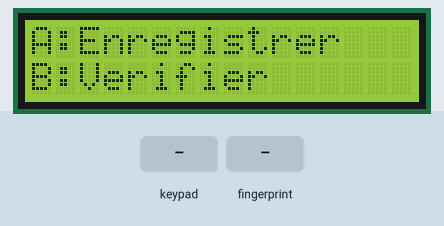
The sketch below on a simulated ESP32. Shown: 16×2 character LCD. The inputs (shaded band) are chosen by the test bench. What the sketch prints to the serial monitor is not drawn.

Above: at 3.2 s.
3.3 s: key 'B' pressed
At 4.3 s:
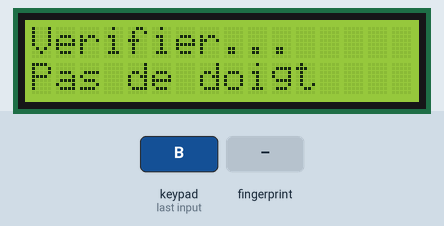
6.3 s: key 'A' pressed
At 8.1 s:
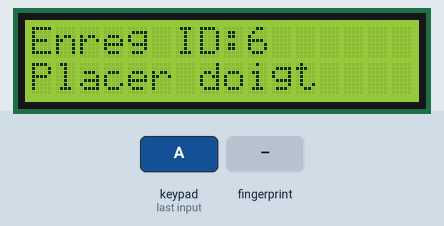
8.8 s: finger stored as number 1 placed on the sensor
At 10.6 s:
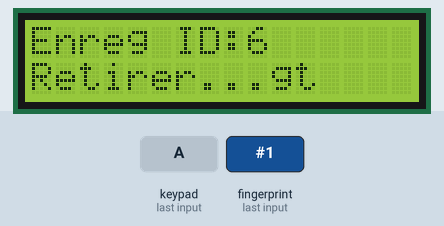
11.8 s: finger stored as number 1 placed on the sensor
At 12.6 s:
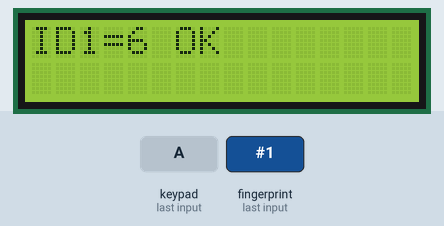
Timing chart, 0 to 14.8 s (numbered marks = the images above; inputs shaded):
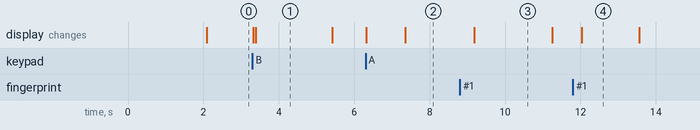

Measured:
- after the input at 3.3 s, the display: first changes at once (image 1 shows a later state)
- after the input at 6.3 s, the display: first changes at once (image 2 shows a later state)
- after the input at 8.8 s, the display: changes after 0.38 s (image 3)
- after the input at 11.8 s, the display: changes after 0.24 s (image 4)
- what the display in image 1 shows lasts 2.0 s, from 3.4 s to 5.4 s
- what the display in image 3 shows lasts 2.0 s, from 9.2 s to 11.2 s
- what the display in image 4 shows lasts 1.6 s, from 12.0 s to 13.6 s

The sketch:

StoreAndFingerVerification.ino
```cpp
#include <Wire.h>
#include <LiquidCrystal_I2C.h>
#include <Adafruit_Fingerprint.h>
#include <Keypad_I2C.h>

// Broches du capteur (Serial2)
#define FINGERPRINT_RX 17
#define FINGERPRINT_TX 16

// Adresses I2C
#define LCD_ADDR    0x25
#define KEYPAD_ADDR 0x20

// Capacité max du capteur
#define MAX_TEMPLATES 300

// Objet écran LCD 16×2
LiquidCrystal_I2C lcd(LCD_ADDR, 16, 2);
// Serial2 pour le lecteur
HardwareSerial fingerSerial(2);
Adafruit_Fingerprint finger(&fingerSerial);

const byte ROWS = 4;
const byte COLS = 4;
char keys[ROWS][COLS] = {
  {'1','2','3','A'},
  {'4','5','6','B'},
  {'7','8','9','C'},
  {'*','0','#','D'}
};

byte rowPins[ROWS] = {7, 6, 5, 4};
byte colPins[COLS] = {3, 2, 1, 0};
Keypad_I2C keypad(makeKeymap(keys), rowPins, colPins, ROWS, COLS, KEYPAD_ADDR);

void setup() {
  Serial.begin(115200); // Ajout pour debug
  Wire.begin();
  lcd.init();
  lcd.backlight();

  // Initialisation du capteur d'empreintes
  fingerSerial.begin(57600, SERIAL_8N1, FINGERPRINT_RX, FINGERPRINT_TX);
  delay(1000); // Délai pour stabilisation
  finger.begin(57600);

  if (!finger.verifyPassword()) {
    lcd.setCursor(0,0);
    lcd.print("Erreur capteur");
    Serial.println("Erreur: Impossible de communiquer avec le capteur");
    while (true);
  }

  // Affiche le menu principal
  lcd.clear();
  lcd.print("A:Enregistrer");
  lcd.setCursor(0,1);
  lcd.print("B:Verifier");

  keypad.begin();
  Serial.println("Système prêt");
}

void loop() {
  char key = keypad.getKey();
  if (key) {
    lcd.clear();
    if (key == 'A') {
      enregistrerEmpreintes();
    }
    else if (key == 'B') {
      verifierEmpreinte();
    }
    delay(2000);
    // Retour au menu
    lcd.clear();
    lcd.print("A:Enregistrer");
    lcd.setCursor(0,1);
    lcd.print("B:Verifier");
  }
}

// Renvoie le premier ID libre (1..MAX_TEMPLATES), ou 0 si plein
uint8_t getFreeID() {
  int p;
  for (uint8_t id = 1; id <= MAX_TEMPLATES; id++) {
    p = finger.loadModel(id);
    if (p == FINGERPRINT_OK) {
      continue; // emplacement occupé
    } else if (p == FINGERPRINT_PACKETRECIEVEERR) {
      Serial.print("Erreur communication pour ID ");
      Serial.println(id);
      continue; // Considérer comme occupé en cas d'erreur
    } else {
      Serial.print("ID libre trouvé: ");
      Serial.println(id);
      return id; // libre
    }
  }
  return 0; // mémoire pleine
}

// Enregistre deux doigts pour un même utilisateur
void enregistrerEmpreintes() {
  lcd.print("Nouvel utilisateur");
  delay(1000);

  // Premier doigt
  uint8_t id1 = getFreeID();
  if (id1 == 0) {
    lcd.clear();
    lcd.print("Memo pleine");
    Serial.println("Mémoire pleine");
    return;
  }

  Serial.print("Tentative enregistrement ID1: ");
  Serial.println(id1);

  if (!enrollFingerprint(id1)) {
    lcd.clear();
    lcd.print("Echec ID");
    lcd.print(id1);
    Serial.print("Échec enregistrement ID1: ");
    Serial.println(id1);
    return;
  }
  lcd.clear();
  lcd.print("ID1="); lcd.print(id1); lcd.print(" OK");
  Serial.print("ID1 enregistré avec succès: ");
  Serial.println(id1);
  delay(1500);

  // Deuxième doigt
  uint8_t id2 = getFreeID();
  if (id2 == 0) {
    lcd.clear();
    lcd.print("Memo pleine");
    Serial.println("Mémoire pleine pour ID2");
    return;
  }

  Serial.print("Tentative enregistrement ID2: ");
  Serial.println(id2);

  if (!enrollFingerprint(id2)) {
    lcd.clear();
    lcd.print("Echec ID");
    lcd.print(id2);
    Serial.print("Échec enregistrement ID2: ");
    Serial.println(id2);
    return;
  }
  lcd.clear();
  lcd.print("ID2="); lcd.print(id2); lcd.print(" OK");
  Serial.print("ID2 enregistré avec succès: ");
  Serial.println(id2);
  delay(1500);

  // Confirmation
  lcd.clear();
  lcd.print("Enreg OK:");
  lcd.setCursor(0,1);
  lcd.print(id1); lcd.print(","); lcd.print(id2);
}

// Procédure d'enregistrement d'une empreinte (version améliorée)
bool enrollFingerprint(uint8_t id) {
  int p = -1;
  int tentatives = 0;
  const int MAX_TENTATIVES = 50; // Environ 10 secondes d'attente

  // 1re capture
  lcd.clear();
  lcd.print("Enreg ID:");
  lcd.print(id);
  lcd.setCursor(0,1);
  lcd.print("Placer doigt");
  Serial.println("En attente du doigt...");

  while (p != FINGERPRINT_OK && tentatives < MAX_TENTATIVES) {
    p = finger.getImage();
    if (p == FINGERPRINT_OK) {
      Serial.println("Image capturée");
      break;
    } else if (p == FINGERPRINT_NOFINGER) {
      delay(200);
      tentatives++;
      continue;
    } else {
      Serial.print("Erreur getImage: ");
      Serial.println(p);
      return false;
    }
  }

  if (tentatives >= MAX_TENTATIVES) {
    Serial.println("Timeout - pas de doigt détecté");
    return false;
  }

  p = finger.image2Tz(1);
  if (p != FINGERPRINT_OK) {
    Serial.print("Erreur image2Tz(1): ");
    Serial.println(p);
    return false;
  }
  Serial.println("Template 1 créé");

  // Retirer puis reposer le doigt
  lcd.setCursor(0,1);
  lcd.print("Retirer...");
  Serial.println("Retirer le doigt");
  delay(2000);

  // Attendre que le doigt soit retiré
  while (finger.getImage() == FINGERPRINT_OK) {
    delay(100);
  }

  lcd.setCursor(0,1);
  lcd.print("Reposer...");
  Serial.println("Reposer le doigt");

  p = -1;
  tentatives = 0;
  while (p != FINGERPRINT_OK && tentatives < MAX_TENTATIVES) {
    p = finger.getImage();
    if (p == FINGERPRINT_OK) {
      Serial.println("2ème image capturée");
      break;
    } else if (p == FINGERPRINT_NOFINGER) {
      delay(200);
      tentatives++;
      continue;
    } else {
      Serial.print("Erreur 2ème getImage: ");
      Serial.println(p);
      return false;
    }
  }

  if (tentatives >= MAX_TENTATIVES) {
    Serial.println("Timeout - 2ème capture échouée");
    return false;
  }

  p = finger.image2Tz(2);
  if (p != FINGERPRINT_OK) {
    Serial.print("Erreur image2Tz(2): ");
    Serial.println(p);
    return false;
  }
  Serial.println("Template 2 créé");

  // Création du modèle
  p = finger.createModel();
  if (p != FINGERPRINT_OK) {
    Serial.print("Erreur createModel: ");
    Serial.println(p);
    return false;
  }
  Serial.println("Modèle créé");

  // Stockage du modèle
  p = finger.storeModel(id);
  if (p != FINGERPRINT_OK) {
    Serial.print("Erreur storeModel: ");
    Serial.println(p);
    return false;
  }
  Serial.println("Modèle stocké");

  return true;
}

// Vérifie une empreinte et affiche GRANTED ou DENIED
void verifierEmpreinte() {
  lcd.print("Verifier...");
  Serial.println("Vérification d'empreinte");

  int p = finger.getImage();
  if (p != FINGERPRINT_OK) {
    lcd.setCursor(0,1);
    lcd.print("Pas de doigt");
    Serial.print("Erreur getImage: ");
    Serial.println(p);
    return;
  }

  p = finger.image2Tz(1);
  if (p != FINGERPRINT_OK) {
    lcd.setCursor(0,1);
    lcd.print("Erreur TZ");
    Serial.print("Erreur image2Tz: ");
    Serial.println(p);
    return;
  }

  p = finger.fingerFastSearch();
  if (p == FINGERPRINT_OK) {
    lcd.setCursor(0,1);
    lcd.print("GRANTED ID:");
    lcd.print(finger.fingerID);
    Serial.print("Empreinte reconnue, ID: ");
    Serial.print(finger.fingerID);
    Serial.print(", Confiance: ");
    Serial.println(finger.confidence);
  } else {
    lcd.setCursor(0,1);
    lcd.print("DENIED     ");
    Serial.print("Empreinte non reconnue, erreur: ");
    Serial.println(p);
  }
}
```
